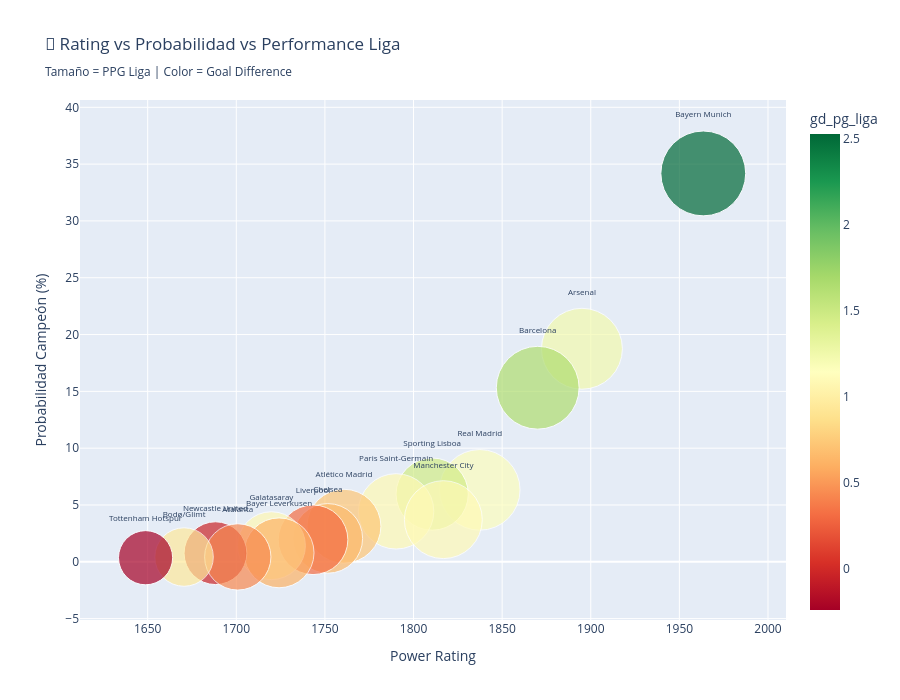

The cell this chart's notebook holds for it:
### Markdown cell above
## 6. 💎 GRÁFICO DE BURBUJAS 3D - Rating vs Prob vs Liga

### Code cell
# Merge completo
df_full = df_prob.merge(df_ratings[['Equipo', 'ppg_liga', 'gd_pg_liga']], on='Equipo')

fig_bubble = px.scatter(
    df_full,
    x='Rating',
    y='Prob_Campeon',
    size='ppg_liga',
    color='gd_pg_liga',
    hover_name='Equipo',
    text='Equipo',
    color_continuous_scale='RdYlGn',
    size_max=60,
    title='💎 Rating vs Probabilidad vs Performance Liga<br><sub>Tamaño = PPG Liga | Color = Goal Difference</sub>'
)

fig_bubble.update_traces(
    textposition='top center',
    textfont_size=8
)

fig_bubble.update_layout(
    height=700,
    xaxis_title='Power Rating',
    yaxis_title='Probabilidad Campeón (%)'
)

fig_bubble.show()
fig_bubble.write_html('../visualizations/bubble_3d.html')

### Figure 1 — Plotly figure (JSON) as saved in the notebook; plotly's stock layout.template omitted (floating-point values rounded to 4 significant figures)
{"data": [{"hovertemplate": "<b>%{hovertext}</b><br><br>Rating=%{x}<br>Prob_Campeon=%{y}<br>ppg_liga=%{marker.size}<br>Equipo=%{text}<br>gd_pg_liga=%{marker.color}<extra></extra>", "hovertext": ["Bayern Munich", "Arsenal", "Barcelona", "Real Madrid", "Sporting Lisboa", "Paris Saint-Germain", "Manchester City", "Atlético Madrid", "Chelsea", "Liverpool", "Galatasaray", "Bayer Leverkusen", "Newcastle United", "Atalanta", "Bodø/Glimt", "Tottenham Hotspur"], "legendgroup": "", "marker": {"color": [2.53, 1.233, 1.644, 1.161, 1.458, 1.088, 1.103, 0.7308, 0.6552, 0.3103, 1.083, 0.62, -0.03448, 0.4333, 0.95, -0.2414], "coloraxis": "coloraxis", "size": [2.455, 2.233, 2.338, 2.217, 1.779, 1.938, 2.069, 1.863, 1.655, 1.655, 1.571, 1.666, 1.345, 1.5, 1.167, 1.0], "sizemode": "area", "sizeref": 0.000682, "symbol": "circle"}, "mode": "markers+text", "name": "", "orientation": "v", "showlegend": false, "text": ["Bayern Munich", "Arsenal", "Barcelona", "Real Madrid", "Sporting Lisboa", "Paris Saint-Germain", "Manchester City", "Atlético Madrid", "Chelsea", "Liverpool", "Galatasaray", "Bayer Leverkusen", "Newcastle United", "Atalanta", "Bodø/Glimt", "Tottenham Hotspur"], "textfont": {"size": 8}, "textposition": "top center", "type": "scatter", "x": [1963.0, 1895.0, 1870.0, 1837.0, 1811.0, 1790.0, 1817.0, 1761.0, 1752.0, 1743.0, 1720.0, 1724.0, 1688.0, 1701.0, 1671.0, 1649.0], "xaxis": "x", "y": [34.18, 18.75, 15.32, 6.33, 5.96, 4.44, 3.71, 3.13, 2.06, 1.94, 1.42, 0.79, 0.76, 0.43, 0.42, 0.36], "yaxis": "y"}], "layout": {"coloraxis": {"colorbar": {"title": {"text": "gd_pg_liga"}}, "colorscale": [[0, "rgb(165,0,38)"], [0.1, "rgb(215,48,39)"], [0.2, "rgb(244,109,67)"], [0.3, "rgb(253,174,97)"], [0.4, "rgb(254,224,139)"], [0.5, "rgb(255,255,191)"], [0.6, "rgb(217,239,139)"], [0.7, "rgb(166,217,106)"], [0.8, "rgb(102,189,99)"], [0.9, "rgb(26,152,80)"], [1, "rgb(0,104,55)"]]}, "height": 700, "legend": {"itemsizing": "constant", "tracegroupgap": 0}, "title": {"text": "💎 Rating vs Probabilidad vs Performance Liga<br><sub>Tamaño = PPG Liga | Color = Goal Difference</sub>"}, "xaxis": {"anchor": "y", "domain": [0, 1], "title": {"text": "Power Rating"}}, "yaxis": {"anchor": "x", "domain": [0, 1], "title": {"text": "Probabilidad Campeón (%)"}}}}
